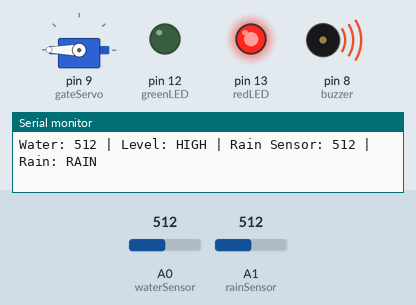
Simulated run of this sketch. Board: Arduino Uno, built with avr-gcc and run on an emulated ATmega328P. On the bench: servo, output pins drawn as LEDs (lit = HIGH), buzzer (waves = sounding, pin HIGH), the last lines printed to the serial monitor. The test bench sets the inputs (shaded band); at power-on: A0 (waterSensor) = 512, A1 (rainSensor) = 512.

Above: at 1.3 s.
1.4 s: A0 (waterSensor) set to 415
2.9 s: A0 (waterSensor) set to 385
At 3.4 s:
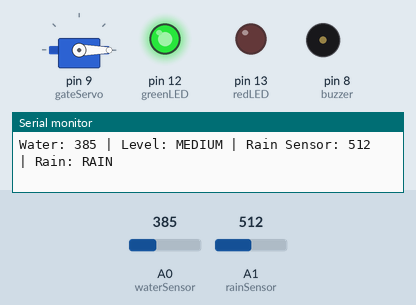
4.5 s: A1 (rainSensor) set to 119
6.0 s: A1 (rainSensor) set to 104
Timing chart, 0 to 9.0 s (numbered marks = the images above; inputs shaded):
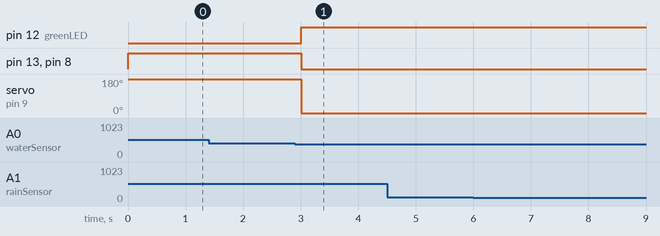

Measured:
- the behaviour switches between 400 and 399 on A0 (waterSensor) (found by bisection; images 0 and 1)
- after the input at 2.9 s, pin 12 (greenLED): LOW → HIGH after 0.11 s; pin 13 (redLED), pin 8 (buzzer): HIGH → LOW after 0.11 s; servo on pin 9 (gateServo): 180° → 0° after 0.11 s

The sketch:

Automatic_Dam_Gates_Arduino_UNO.ino
```cpp
#include <Servo.h>

int waterSensor = A0;
int rainSensor = A1;

int redLED = 13;
int greenLED = 12;
int buzzer = 8;

Servo gateServo;

void setup() {
  Serial.begin(9600);

  gateServo.attach(9);
  gateServo.write(0);

  pinMode(redLED, OUTPUT);
  pinMode(greenLED, OUTPUT);
  pinMode(buzzer, OUTPUT);

  digitalWrite(redLED, LOW);
  digitalWrite(greenLED, HIGH);
  digitalWrite(buzzer, LOW);
}

void loop() {

  int waterValue = analogRead(waterSensor);
  int rainValue = analogRead(rainSensor);

  Serial.print("Water: ");
  Serial.print(waterValue);
  Serial.print(" | Level: ");

  if (waterValue < 200) {

    Serial.print("LOW");
    gateServo.write(0);

    digitalWrite(redLED, LOW);
    digitalWrite(greenLED, HIGH);
    digitalWrite(buzzer, LOW);

  }
  else if (waterValue < 400) {

    Serial.print("MEDIUM");
    gateServo.write(0);

    digitalWrite(redLED, LOW);
    digitalWrite(greenLED, HIGH);
    digitalWrite(buzzer, LOW);

  }
  else {

    Serial.print("HIGH");
    gateServo.write(180);

    digitalWrite(redLED, HIGH);
    digitalWrite(greenLED, LOW);
    digitalWrite(buzzer, HIGH);

  }

  Serial.print(" | Rain Sensor: ");
  Serial.print(rainValue);

  Serial.print(" | Rain: ");

  if (rainValue > 110) {
    Serial.println("RAIN");
  }
  else {
    Serial.println("NO RAIN");
  }

  delay(500);
}
```
